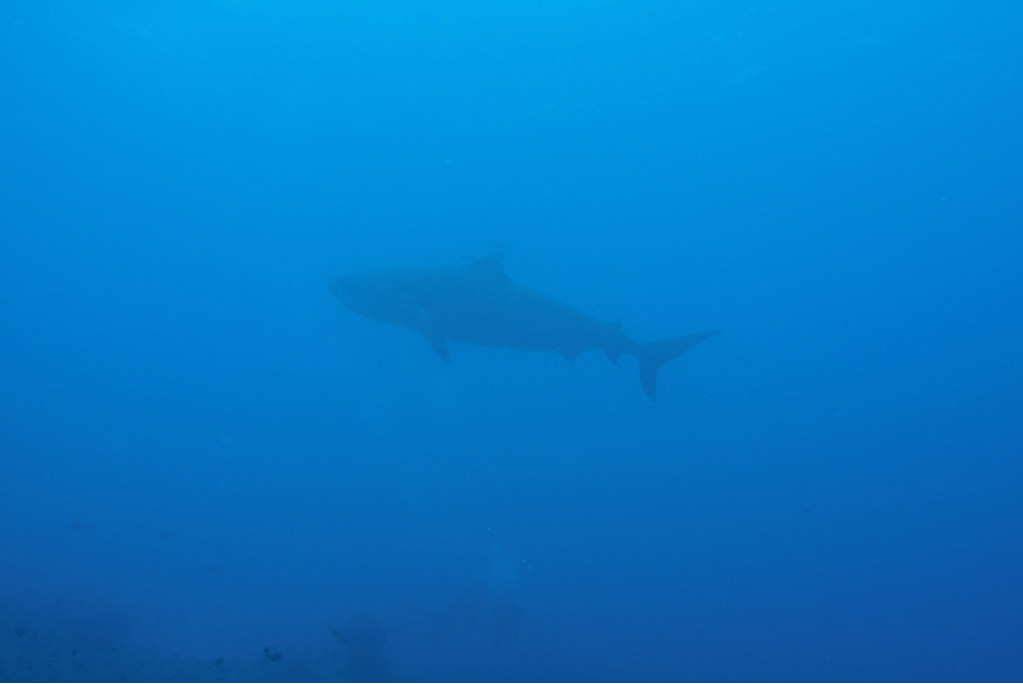
#> input picture a1/Shark.PNG, 1023 x 684 px
$ python d17124591.py   (older library calls are emulated)
#> lines starting #> are read from the running program, lines starting #| are printed output that depends on the picture; after the words box and inside, x2 and y2 are one past the last pixel; in counts of white or black regions, pixels touching at a corner belong together
import cv2
import numpy as np
from matplotlib import pyplot as plt
from math import *
import random
import easygui
from time import perf_counter
import time
f = easygui.fileopenbox()
#> the answer given: Shark.PNG
img = cv2.imread(f)
#> img is the input picture: shape (684, 1023, 3); mean B, G, R 198.3, 120.8, 5.3
#Convert to an appropriate colourspace to exaggerate the fish/sea difference;
#use HSV color space and equalizeHist function to exaggerate the fish/sea difference;
origin = np.copy(img)
origin = cv2.cvtColor(origin, cv2.COLOR_BGR2RGB)
plt.subplot(2,3,1) #create 2x3 table to store image
plt.title("original image")
plt.imshow(origin)


hsv = cv2.cvtColor(img, cv2.COLOR_BGR2HSV) #change bgr color space to hsv
#> hsv: shape (684, 1023, 3); mean H, S, V 102.2, 247.6, 198.3
h, s, v = cv2.split(hsv)  #splite h,s,v chanal from hsv
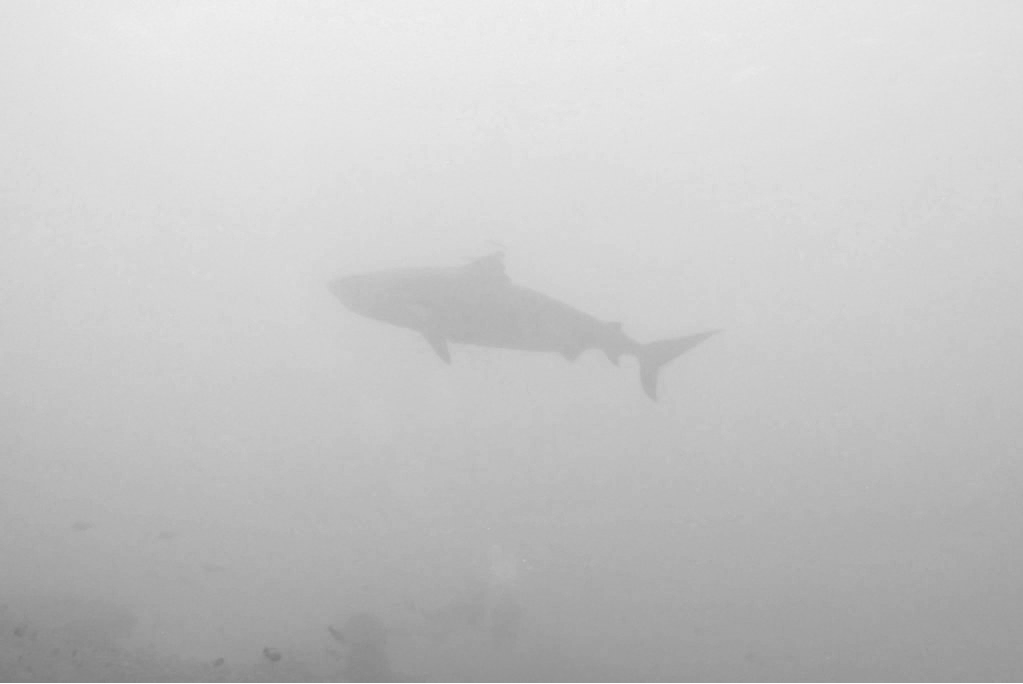
#> v: shape (684, 1023); min 122, max 254, mean 198.3
vmin = v.min() #find minimum intensity from origin image
#> vmin = 122
vmax = v.max() #find maximum intensity from origin image
#> vmax = 254
for i in range(0, len(v)):     #use formula from notes, this formula use for find new intensity can be equalize image
   v[i] = 255* ((v[i] - vmin)/(vmax - vmin))
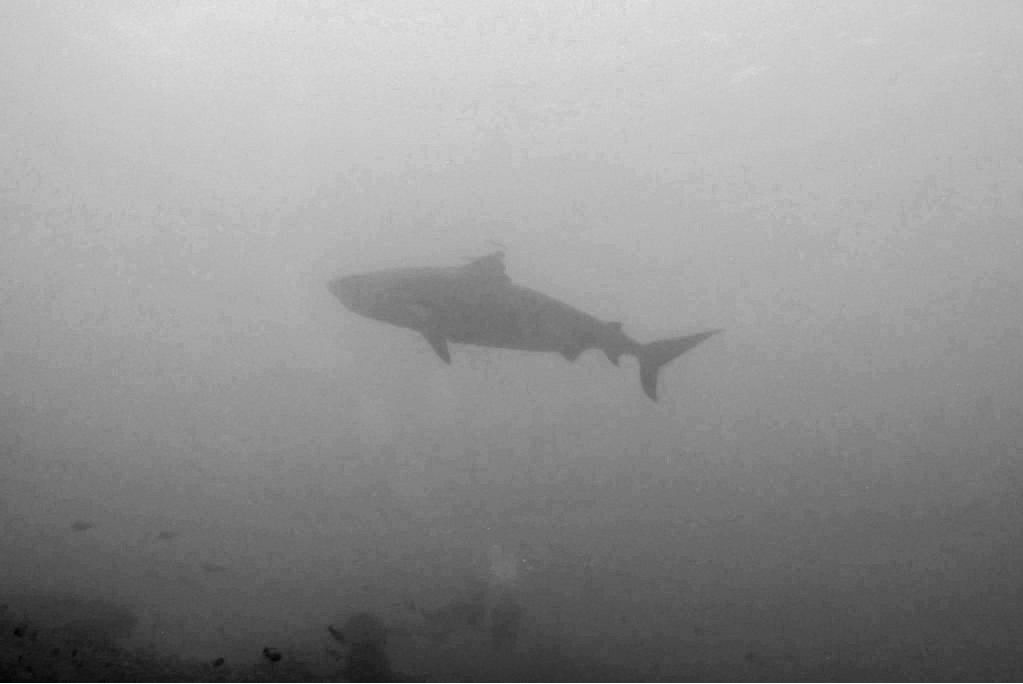
#> v: shape (684, 1023); min 0, max 255, mean 146.9

nhsv = cv2.merge([h,s,v]) #merge new intensity
#> nhsv: shape (684, 1023, 3); mean H, S, V 102.2, 247.6, 146.9
img2 = cv2.cvtColor(nhsv, cv2.COLOR_HSV2BGR)

img2 = cv2.cvtColor(img2, cv2.COLOR_BGR2RGB)
plt.subplot(2,3,2)
plt.title("equalize image")
plt.imshow(img2)

# Enhance the images to increase contrast and definition;
alpha = 1.5 # Contrast control (1.0-3.0)
beta = 10 # Brightness control (0-100)
img2 = cv2.convertScaleAbs(img2, alpha=alpha, beta=beta) #use this function to chage contrast and brightness of image


plt.subplot(2,3,3)
plt.title("enhanced image")
plt.imshow(img2)


# Extract the fish from the images and convert the background to white;
# use u channal of YUV color space for threshold
maskimg = cv2.cvtColor(img, cv2.COLOR_BGR2YUV)
#> maskimg: shape (684, 1023, 3); mean of channels 0, 1, 2 95.1, 178.8, 49.3

y,u,v = cv2.split(maskimg) #splite y,u,v chanal from YUV color space
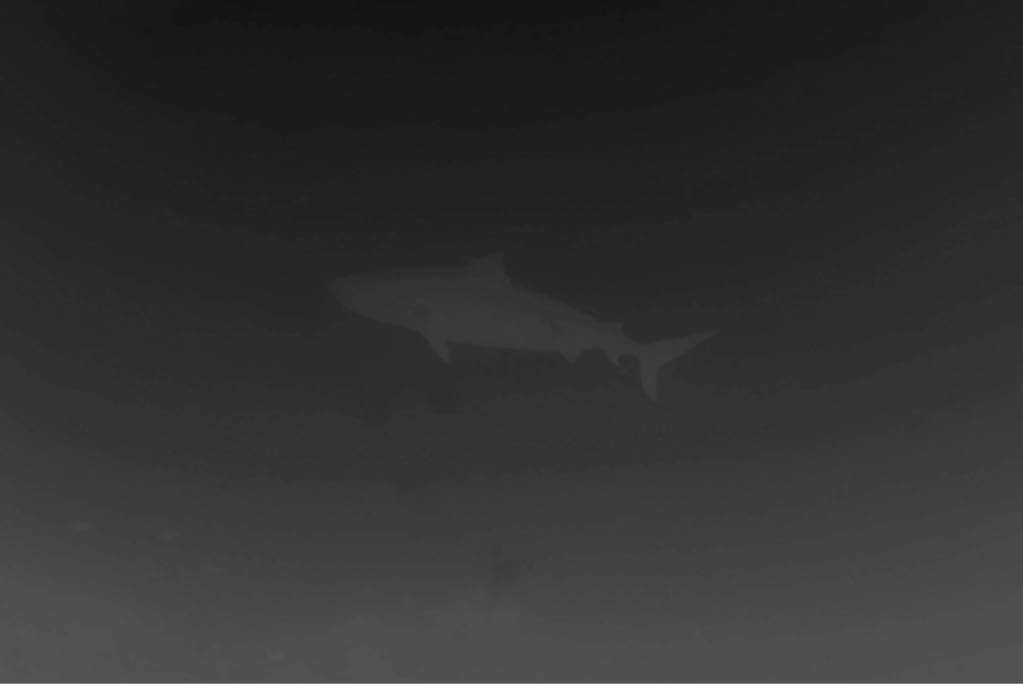
#> v: shape (684, 1023); min 16, max 128, mean 49.3

#find a number can use for select better threshold base on statistical analysis
nv = cv2.add(u, -6)
tvalue = np.mean(nv) + np.std(nv)
#> tvalue = 178
ret,thresh1 = cv2.threshold(u,tvalue,255,cv2.THRESH_BINARY_INV) #use threshold to clear sea
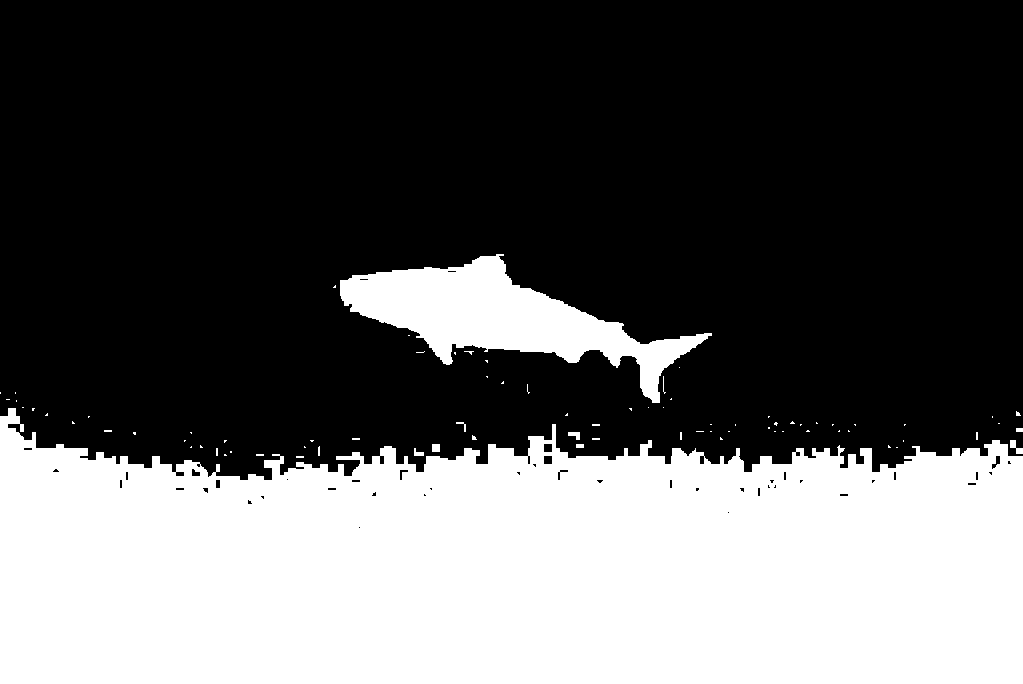
#> thresh1: shape (684, 1023); 36.1% white; 81 white regions (72 under 20 px), largest, box (x1, y1, x2, y2) and area: (0, 408, 1023, 684) 232076, (340, 254, 712, 403) 19583, (1010, 440, 1023, 454) 90
#> ret = 178
# use Erosion to clear small blue point
kernel = np.ones((3,3), np.uint8)
erorsion_img = cv2.erode(thresh1, kernel, iterations=3)
#> erorsion_img: shape (684, 1023); 34% white; 4 white regions (2 under 20 px), largest, box (x1, y1, x2, y2) and area: (0, 411, 1023, 684) 221871, (343, 259, 701, 400) 15951

# use dilate to fix missing space from fish
dilate_img = cv2.dilate(erorsion_img, kernel, iterations=6)
#> dilate_img: shape (684, 1023); 37.2% white; 2 white regions

masked_image = np.copy(img2)
masked_image[dilate_img == 0] = [255, 255, 255] #cover background without fish to white

option = np.copy(masked_image)

plt.subplot(2,3,4)
plt.title("fish with out see")
plt.imshow(masked_image)

#extract fish use findcontour function, this function can use rect to contain each object in threshold image
contours, hier = cv2.findContours(dilate_img, cv2.RETR_EXTERNAL, cv2.CHAIN_APPROX_SIMPLE)
#> contours = 2 contours; box (x1, y1, x2, y2) and area: (0, 405, 1023, 684) 235828, (337, 253, 707, 406) 22416
x =0
y =0
wid =0
hei =0
theta1 =0
#find x, y , width, height and theta of rect
for cidx,cnt in enumerate(contours):
    (cx, cy, width, height) = cv2.boundingRect(cnt) #find detail of rect
    minAreaRect = cv2.minAreaRect(cnt)
    rectCnt = np.int64(cv2.boxPoints(minAreaRect))
    cv2.drawContours(option, [rectCnt], 0, (0,255,0), 3) #show rect in the image


    ((mcx, mcy), (mwidth, mheight), mtheta) = cv2.minAreaRect(cnt)  #find details of minimun area of rect
    rectCnt = np.int64(cv2.boxPoints(minAreaRect))


    if(mtheta%15 != 0):      #check which one is rect of fish, because i compare fish image and shark image to find the similar
        wid = np.int(width)
        hei = np.int(height)
        x = np.int(cx)
        y = np.int(cy)
        theta1 = mtheta
#> this loop made 2 passes
#> (cidx, cx, cy, width, height, mcx, mcy) on pass 2: (1, 337, 253, 370, 153, 519.9, 318.7)
#> (cidx, cx, cy, width, height, mcx, mcy) on pass 1: (0, 0, 405, 1023, 279, 511, 544)
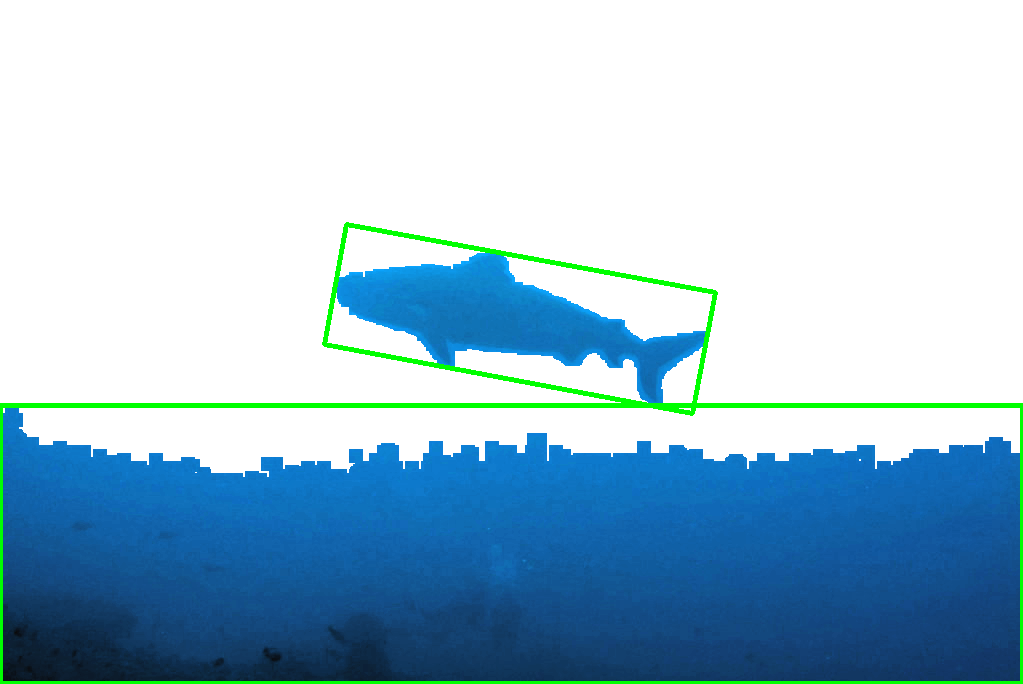
#> option: shape (684, 1023, 3); mean R, G, B 162.7, 194.5, 212.3


fishcut = masked_image[y:y+hei, x:x+wid] #extrct fish

plt.subplot(2,3,5)
plt.title("extract fish")
plt.imshow(fishcut)

#Enhance the fish portion of the image;
# GaussianBlur
fishcut = cv2.GaussianBlur(fishcut, (5,5), 1.5);


# create a blank image then set fish in the white background of image
blank = np.zeros((1000,1000,3), np.uint8)  #create a blank image
blank.fill(255)     #fill color of new image to white
x_offset=y_offset=1000//6
blank[y_offset:y_offset+fishcut.shape[0], x_offset:x_offset+fishcut.shape[1]] = fishcut  #set fish image into new blank image
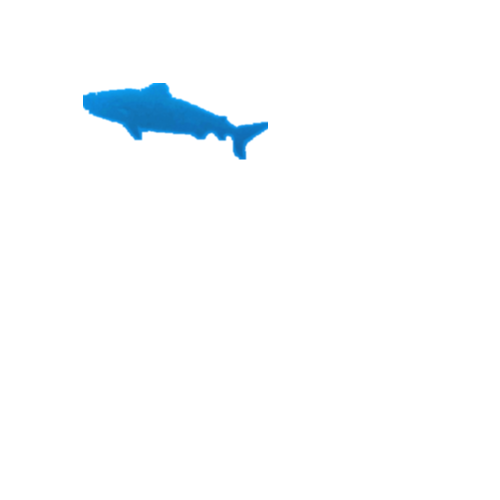
#> blank: shape (1000, 1000, 3) (shown at 1/2 size); mean R, G, B 249.5, 252.1, 253.8

plt.subplot(2,3,6)
plt.title("cover fish to blank image")
plt.imshow(blank)
plt.show()

#Optional: automatically crop and rotate the image to contain only the shark/fish.

degree = 0
count = 1
while(degree < 360):  #if rotate 360 then stop

    times = perf_counter() #create time counter

    if(times >= count):
        count = count + 1
        degree = degree + 10

    h, w, c = fishcut.shape
#> h = 153; w = 370; c = 3
    heightNew=int(width*fabs(sin(radians(degree)))+h*fabs(cos(radians(degree)))) #create new height is depend height of fish
#> heightNew = 214
    widthNew=int(height*fabs(sin(radians(degree)))+w*fabs(cos(radians(degree)))) #create new width of window is depend width of fish
#> widthNew = 390
    matRotation=cv2.getRotationMatrix2D((w/2,h/2),degree,1)
#> matRotation = [[0.985, 0.174, -10.47], [-0.174, 0.985, 33.29]]
#set rotate position for fish
    matRotation[0,2] +=(widthNew-w)/2
    matRotation[1,2] +=(heightNew-h)/2
    imgRotation=cv2.warpAffine(fishcut,matRotation,(widthNew,heightNew),borderValue=(255,255,255)) # create new image which image rotate already
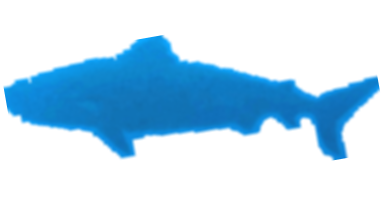
#> imgRotation: shape (214, 390, 3); mean R, G, B 189, 220.1, 240.6
    imgRotation = cv2.cvtColor(imgRotation, cv2.COLOR_RGB2BGR) #change color space
    cv2.imshow('fish rotate', imgRotation)
    key = cv2.waitKey(1) & 0xFF
#> (key q is pressed here)
    if key == ord("q"):
        break

    time.sleep(1) #stop while loop 1 seconds


cv2.waitKey()
cv2.destroyAllWindows()
